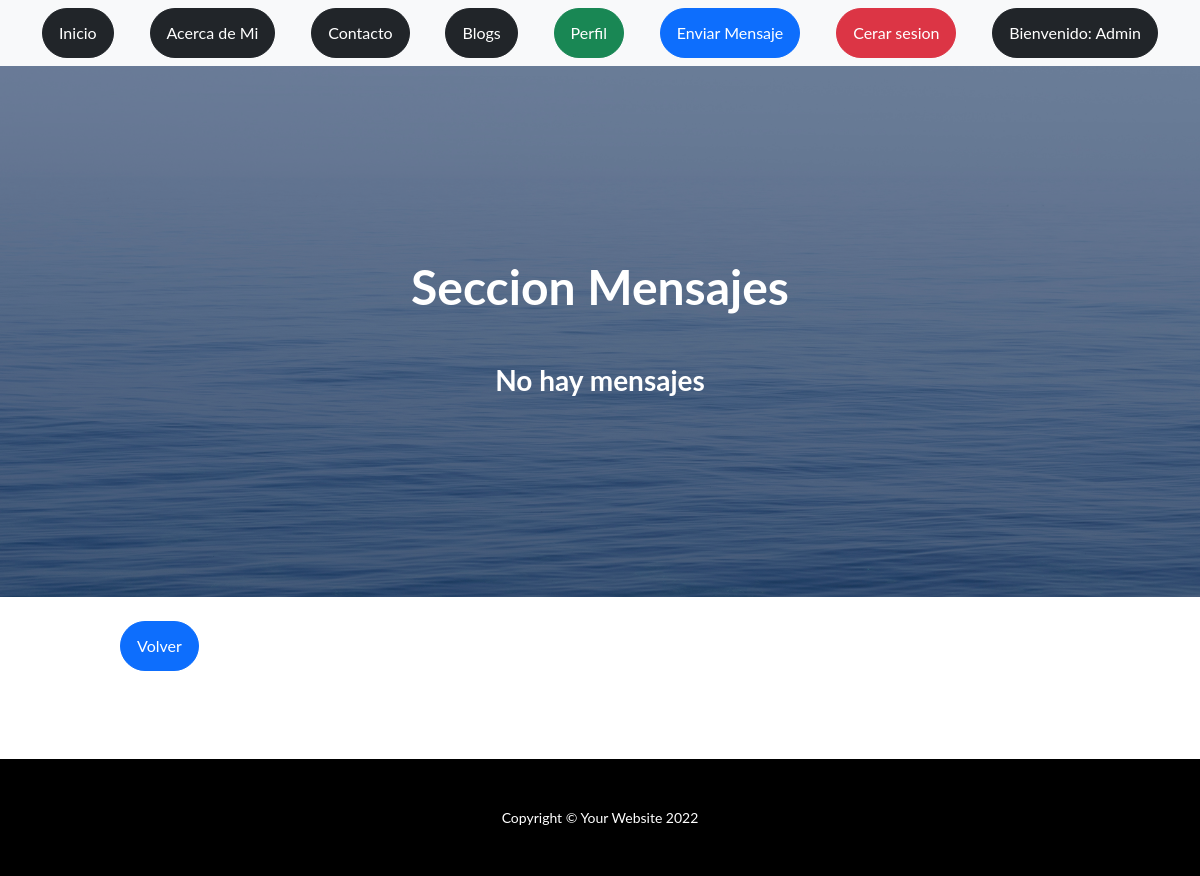
The page /mensajeria/buzonMsj/ (signed in) on the database as committed earlier.
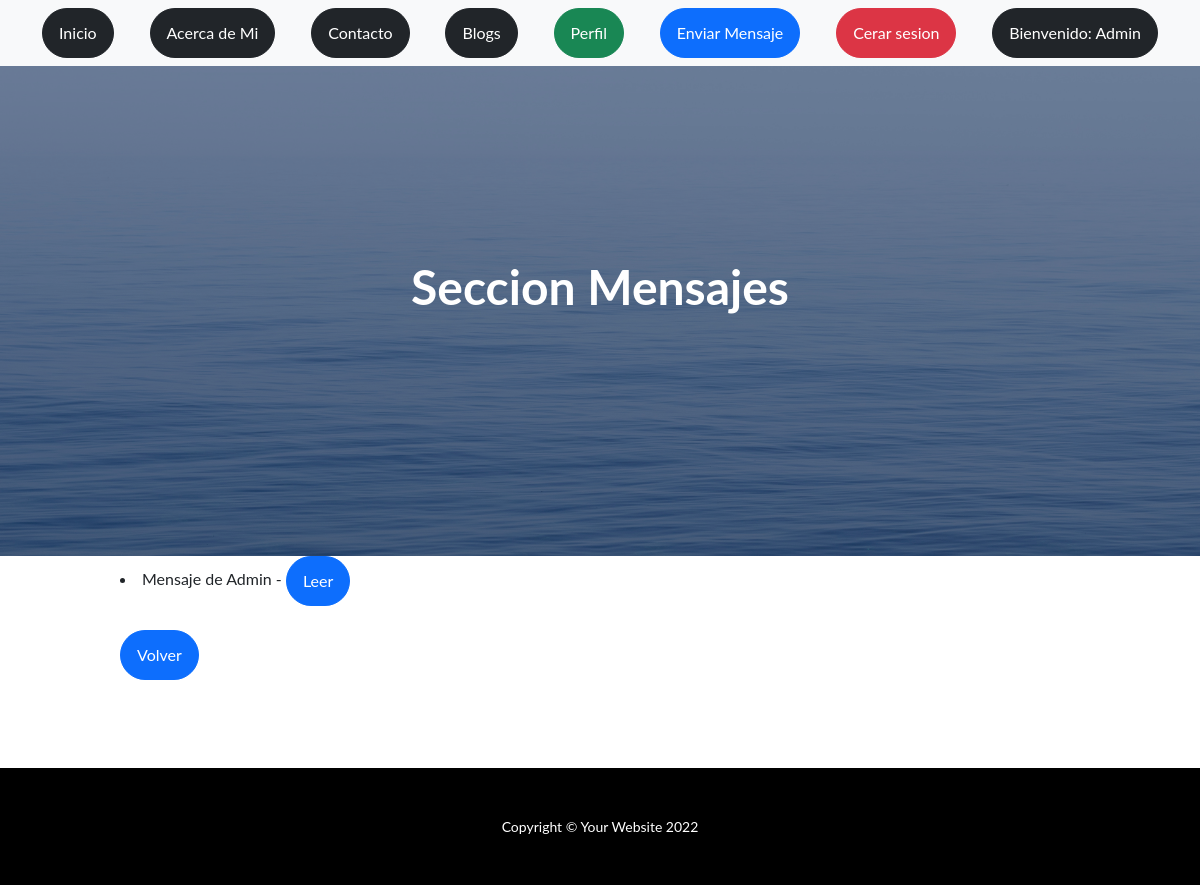
The same page on the database as committed later.
### Mensajeria/models.py (models this page shows, shortened)
class Msjs(models.Model):
    usuario = models.ForeignKey(User, on_delete=models.CASCADE)
    receptor = models.CharField(max_length=50)
    mensaje = models.TextField()
    leido = models.BooleanField(default=False)

### Mensajeria/views.py (the view)
# urls.py: path('buzonMsj/', buzonMsj, name='buzonMsj'),
@login_required
def buzonMsj(request):
    if request.user.is_authenticated:
        mensajes = Msjs.objects.filter(receptor=request.user)
        if len(mensajes) != 0:
            return render(request, 'Mensajeria/buzonMsj.html', {'mensajes': mensajes, 'avatar': obtenerAvatar(request)})
        else:
            return render(request, 'Mensajeria/buzonMsj.html', {'mensaje': 'No hay mensajes', 'avatar': obtenerAvatar(request)})

### Mensajeria/views.py (called while the page is built)
@login_required
def obtenerAvatar(request):
    lista=Avatar.objects.filter(user=request.user)
    if len(lista)!=0:
        avatar=lista[0].imagen.url
    else:
        avatar="/media/avatars/homero.png"
    return avatar

### Mensajeria/templates/Mensajeria/buzonMsj.html (shortened to what this page needs)
{% extends "App/padre.html" %}
{% load static %}
{% block titulo %}
<h1 class="mb-5">Seccion Mensajes</h1>
{% endblock %}
{% block subtitulo %}
<h3>{{ mensaje }}</h3>
{% endblock %}
{% block contenido_que_cambia %}
    {% for mensaje in mensajes %}
        <li style="padding-left: 10%;">
            Mensaje de {{mensaje.usuario}} - {{ mensaje.fecha }}
            <a class="btn btn-primary btn-xm rounded-pill mt-5-1" href="{% url 'verMsj' mensaje.id %}"> Leer</a>
        </li>
    {% endfor %}
    <div style="padding-left: 10%;">
        <br>
        <a class="btn btn-primary btn-xm rounded-pill mt-5-1" href="{% url 'mensajes' %}"> Volver </a>
    </div>
{% endblock %}

Rows that differ between the two databases and show on the page:
added Msjs: usuario "Admin"
Other text that changed with them:
{{ mensaje }}: "No hay mensajes" → (not shown)
